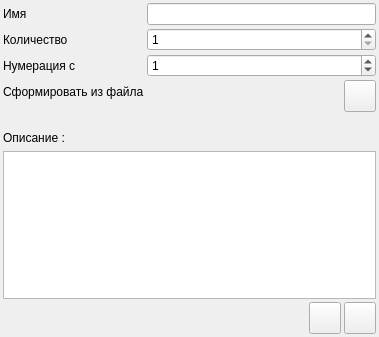
<?xml version="1.0" encoding="UTF-8"?>
<ui version="4.0">
 <class>AddBaseAreaForm</class>
 <widget class="QWidget" name="AddBaseAreaForm">
  <property name="geometry">
   <rect>
    <x>0</x>
    <y>0</y>
    <width>379</width>
    <height>337</height>
   </rect>
  </property>
  <property name="windowTitle">
   <string>Form</string>
  </property>
  <layout class="QVBoxLayout" name="verticalLayout_2">
   <property name="spacing">
    <number>3</number>
   </property>
   <property name="leftMargin">
    <number>3</number>
   </property>
   <property name="topMargin">
    <number>3</number>
   </property>
   <property name="rightMargin">
    <number>3</number>
   </property>
   <property name="bottomMargin">
    <number>3</number>
   </property>
   <item>
    <widget class="QStackedWidget" name="stackedWidget">
     <property name="currentIndex">
      <number>1</number>
     </property>
     <widget class="QWidget" name="addRegLocFacPage">
      <layout class="QVBoxLayout" name="verticalLayout">
       <property name="spacing">
        <number>3</number>
       </property>
       <property name="leftMargin">
        <number>0</number>
       </property>
       <property name="topMargin">
        <number>0</number>
       </property>
       <property name="rightMargin">
        <number>0</number>
       </property>
       <property name="bottomMargin">
        <number>0</number>
       </property>
       <item>
        <layout class="QFormLayout" name="formLayout">
         <property name="horizontalSpacing">
          <number>3</number>
         </property>
         <property name="verticalSpacing">
          <number>3</number>
         </property>
         <item row="0" column="0">
          <widget class="QLabel" name="nameLabel">
           <property name="text">
            <string>Имя</string>
           </property>
          </widget>
         </item>
         <item row="0" column="1">
          <widget class="QLineEdit" name="name"/>
         </item>
         <item row="1" column="0">
          <widget class="QLabel" name="addressLabel">
           <property name="text">
            <string>Адрес</string>
           </property>
          </widget>
         </item>
         <item row="1" column="1">
          <widget class="QLineEdit" name="address"/>
         </item>
         <item row="2" column="0">
          <widget class="QLabel" name="cadastralNumberLabel">
           <property name="text">
            <string>Кадастровый номер</string>
           </property>
          </widget>
         </item>
         <item row="2" column="1">
          <widget class="QLineEdit" name="cadastralNumber"/>
         </item>
        </layout>
       </item>
       <item>
        <spacer name="verticalSpacer_2">
         <property name="orientation">
          <enum>Qt::Vertical</enum>
         </property>
         <property name="sizeType">
          <enum>QSizePolicy::Fixed</enum>
         </property>
         <property name="sizeHint" stdset="0">
          <size>
           <width>20</width>
           <height>13</height>
          </size>
         </property>
        </spacer>
       </item>
       <item>
        <layout class="QHBoxLayout" name="horizontalLayout_2">
         <property name="spacing">
          <number>3</number>
         </property>
         <item>
          <widget class="QLabel" name="label_2">
           <property name="text">
            <string>Описание :</string>
           </property>
          </widget>
         </item>
         <item>
          <spacer name="horizontalSpacer">
           <property name="orientation">
            <enum>Qt::Horizontal</enum>
           </property>
           <property name="sizeHint" stdset="0">
            <size>
             <width>40</width>
             <height>20</height>
            </size>
           </property>
          </spacer>
         </item>
        </layout>
       </item>
       <item>
        <widget class="QTextEdit" name="description"/>
       </item>
      </layout>
     </widget>
     <widget class="QWidget" name="addFloorRoomPage">
      <layout class="QVBoxLayout" name="verticalLayout_4">
       <property name="spacing">
        <number>3</number>
       </property>
       <property name="leftMargin">
        <number>0</number>
       </property>
       <property name="topMargin">
        <number>0</number>
       </property>
       <property name="rightMargin">
        <number>0</number>
       </property>
       <property name="bottomMargin">
        <number>0</number>
       </property>
       <item>
        <layout class="QFormLayout" name="formLayout_3">
         <property name="horizontalSpacing">
          <number>3</number>
         </property>
         <property name="verticalSpacing">
          <number>3</number>
         </property>
         <item row="0" column="0">
          <widget class="QLabel" name="label">
           <property name="text">
            <string>Имя</string>
           </property>
          </widget>
         </item>
         <item row="0" column="1">
          <widget class="QLineEdit" name="floorOrRoomName"/>
         </item>
         <item row="1" column="0">
          <widget class="QLabel" name="label_3">
           <property name="text">
            <string>Количество</string>
           </property>
          </widget>
         </item>
         <item row="1" column="1">
          <widget class="QSpinBox" name="floorOrRoomCount">
           <property name="minimum">
            <number>1</number>
           </property>
           <property name="maximum">
            <number>100</number>
           </property>
          </widget>
         </item>
         <item row="2" column="0">
          <widget class="QLabel" name="label_5">
           <property name="text">
            <string>Нумерация с</string>
           </property>
          </widget>
         </item>
         <item row="2" column="1">
          <widget class="QSpinBox" name="floorOrRoomNumberWith">
           <property name="minimum">
            <number>-10</number>
           </property>
           <property name="maximum">
            <number>100</number>
           </property>
           <property name="value">
            <number>1</number>
           </property>
          </widget>
         </item>
         <item row="3" column="0">
          <widget class="QLabel" name="loadPdfLabel">
           <property name="text">
            <string>Сформировать из файла</string>
           </property>
          </widget>
         </item>
         <item row="3" column="1">
          <layout class="QHBoxLayout" name="horizontalLayout">
           <property name="spacing">
            <number>3</number>
           </property>
           <item>
            <spacer name="loadPdfSpacer">
             <property name="orientation">
              <enum>Qt::Horizontal</enum>
             </property>
             <property name="sizeHint" stdset="0">
              <size>
               <width>40</width>
               <height>0</height>
              </size>
             </property>
            </spacer>
           </item>
           <item>
            <widget class="QPushButton" name="loadPdf">
             <property name="minimumSize">
              <size>
               <width>32</width>
               <height>32</height>
              </size>
             </property>
             <property name="maximumSize">
              <size>
               <width>32</width>
               <height>32</height>
              </size>
             </property>
             <property name="text">
              <string/>
             </property>
             <property name="iconSize">
              <size>
               <width>26</width>
               <height>26</height>
              </size>
             </property>
            </widget>
           </item>
          </layout>
         </item>
        </layout>
       </item>
       <item>
        <spacer name="verticalSpacer_3">
         <property name="orientation">
          <enum>Qt::Vertical</enum>
         </property>
         <property name="sizeType">
          <enum>QSizePolicy::Fixed</enum>
         </property>
         <property name="sizeHint" stdset="0">
          <size>
           <width>20</width>
           <height>13</height>
          </size>
         </property>
        </spacer>
       </item>
       <item>
        <layout class="QHBoxLayout" name="horizontalLayout_4">
         <property name="spacing">
          <number>3</number>
         </property>
         <item>
          <widget class="QLabel" name="label_6">
           <property name="text">
            <string>Описание :</string>
           </property>
          </widget>
         </item>
         <item>
          <spacer name="horizontalSpacer_3">
           <property name="orientation">
            <enum>Qt::Horizontal</enum>
           </property>
           <property name="sizeHint" stdset="0">
            <size>
             <width>40</width>
             <height>20</height>
            </size>
           </property>
          </spacer>
         </item>
        </layout>
       </item>
       <item>
        <widget class="QTextEdit" name="floorDescription"/>
       </item>
      </layout>
     </widget>
     <widget class="QWidget" name="addRoomPage">
      <layout class="QHBoxLayout" name="horizontalLayout_7"/>
     </widget>
    </widget>
   </item>
   <item>
    <layout class="QHBoxLayout" name="horizontalLayout_3">
     <property name="spacing">
      <number>3</number>
     </property>
     <item>
      <spacer name="horizontalSpacer_2">
       <property name="orientation">
        <enum>Qt::Horizontal</enum>
       </property>
       <property name="sizeHint" stdset="0">
        <size>
         <width>40</width>
         <height>20</height>
        </size>
       </property>
      </spacer>
     </item>
     <item>
      <widget class="QPushButton" name="apply">
       <property name="minimumSize">
        <size>
         <width>32</width>
         <height>32</height>
        </size>
       </property>
       <property name="maximumSize">
        <size>
         <width>32</width>
         <height>32</height>
        </size>
       </property>
       <property name="text">
        <string/>
       </property>
      </widget>
     </item>
     <item>
      <widget class="QPushButton" name="cancel">
       <property name="minimumSize">
        <size>
         <width>32</width>
         <height>32</height>
        </size>
       </property>
       <property name="maximumSize">
        <size>
         <width>32</width>
         <height>32</height>
        </size>
       </property>
       <property name="text">
        <string/>
       </property>
      </widget>
     </item>
    </layout>
   </item>
  </layout>
 </widget>
 <resources/>
 <connections/>
</ui>
